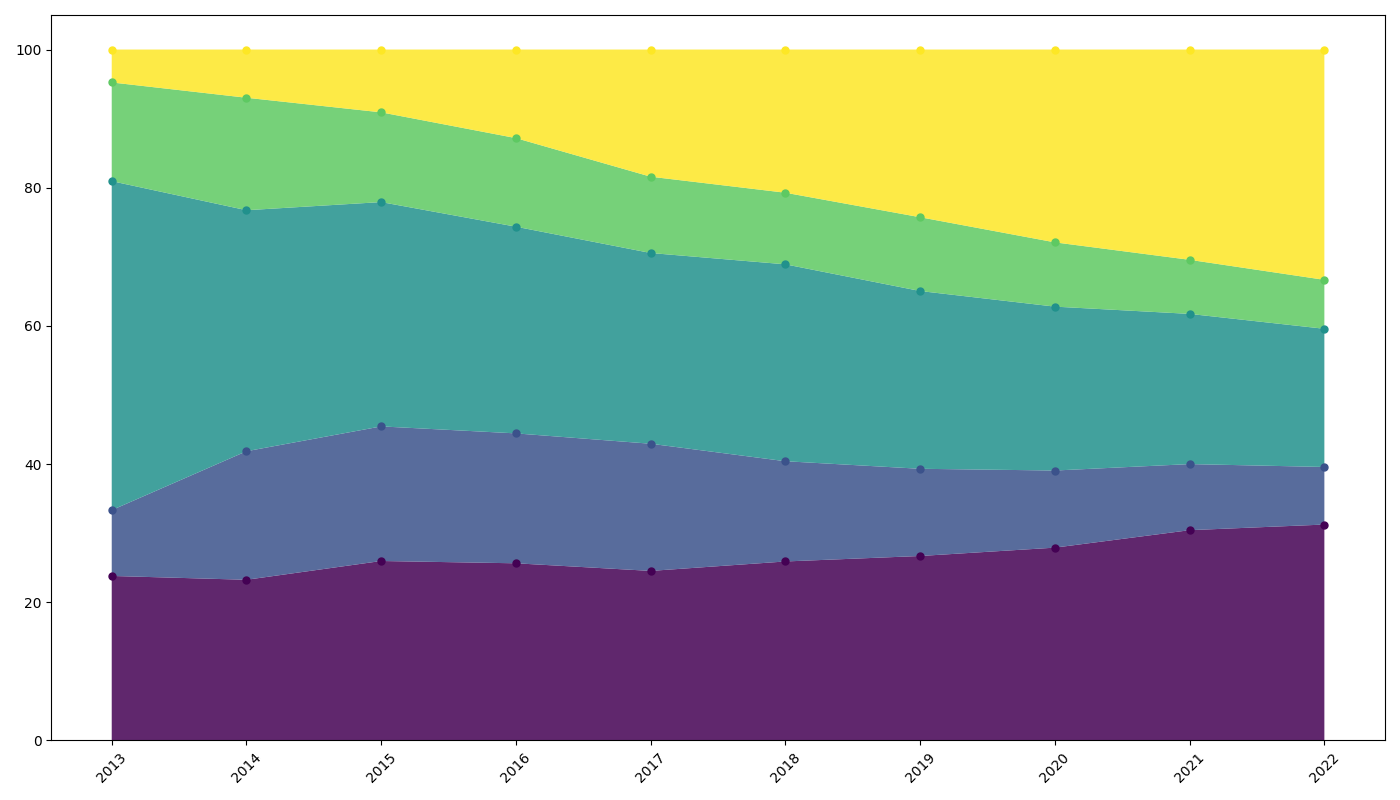

Generate this figure with Python:
import matplotlib.pyplot as plt
import numpy as np
from matplotlib import cm

years = np.arange(2013, 2023)
ai_adoption = np.array([5, 10, 20, 30, 40, 50, 55, 60, 70, 75])
blockchain_adoption = np.array([2, 8, 15, 22, 30, 28, 26, 24, 22, 20])
iot_adoption = np.array([10, 15, 25, 35, 45, 55, 53, 51, 50, 48])
ar_adoption = np.array([3, 7, 10, 15, 18, 20, 22, 20, 18, 17])
_5g_adoption = np.array([1, 3, 7, 15, 30, 40, 50, 60, 70, 80])

total_adoption = ai_adoption + blockchain_adoption + iot_adoption + ar_adoption + _5g_adoption
ai_adoption_percentage = (ai_adoption / total_adoption) * 100
blockchain_adoption_percentage = (blockchain_adoption / total_adoption) * 100
iot_adoption_percentage = (iot_adoption / total_adoption) * 100
ar_adoption_percentage = (ar_adoption / total_adoption) * 100
_5g_adoption_percentage = (_5g_adoption / total_adoption) * 100

adoption_data = np.vstack([ai_adoption_percentage, blockchain_adoption_percentage, iot_adoption_percentage, ar_adoption_percentage, _5g_adoption_percentage])

fig, ax = plt.subplots(figsize=(14, 8), dpi=100)

# Generate a color palette with 5 colors using the viridis colormap
colors = cm.viridis(np.linspace(0, 1, 5))

ax.stackplot(years, adoption_data, colors=colors, alpha=0.85)

# Plot each adoption category
for i, percentage in enumerate(adoption_data):
    ax.plot(years, np.cumsum(adoption_data, axis=0)[i], marker='o', markersize=5, linestyle='None', color=colors[i])

ax.set_xticks(years)
ax.set_xticklabels(years, rotation=45)

plt.tight_layout()
plt.show()
